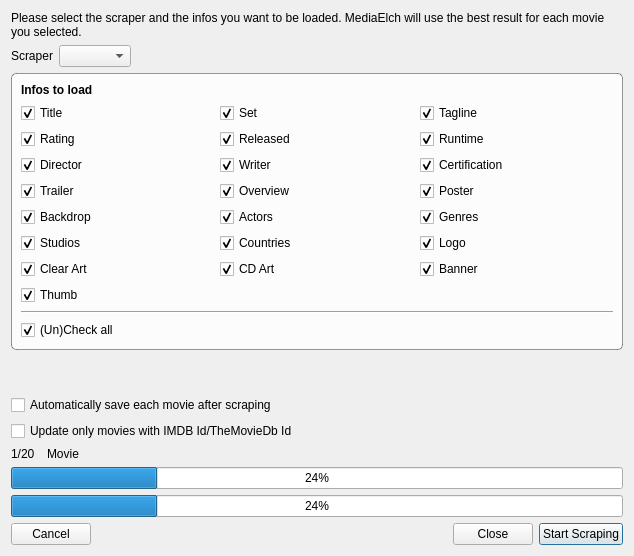
<?xml version="1.0" encoding="UTF-8"?>
<ui version="4.0">
 <class>MovieMultiScrapeDialog</class>
 <widget class="QDialog" name="MovieMultiScrapeDialog">
  <property name="windowModality">
   <enum>Qt::WindowModal</enum>
  </property>
  <property name="geometry">
   <rect>
    <x>0</x>
    <y>0</y>
    <width>634</width>
    <height>556</height>
   </rect>
  </property>
  <property name="minimumSize">
   <size>
    <width>600</width>
    <height>0</height>
   </size>
  </property>
  <property name="windowTitle">
   <string>Movie Multi Scrape</string>
  </property>
  <property name="windowIcon">
   <iconset resource="../MediaElch.qrc">
    <normaloff>:/img/MediaElch.png</normaloff>:/img/MediaElch.png</iconset>
  </property>
  <property name="modal">
   <bool>true</bool>
  </property>
  <layout class="QVBoxLayout" name="verticalLayout_2">
   <item>
    <widget class="QLabel" name="label">
     <property name="text">
      <string>Please select the scraper and the infos you want to be loaded. MediaElch will use the best result for each movie you selected.</string>
     </property>
     <property name="wordWrap">
      <bool>true</bool>
     </property>
    </widget>
   </item>
   <item>
    <layout class="QHBoxLayout" name="horizontalLayout_3">
     <item>
      <widget class="QLabel" name="label_3">
       <property name="text">
        <string>Scraper</string>
       </property>
      </widget>
     </item>
     <item>
      <widget class="QComboBox" name="comboScraper"/>
     </item>
     <item>
      <spacer name="horizontalSpacer_2">
       <property name="orientation">
        <enum>Qt::Horizontal</enum>
       </property>
       <property name="sizeHint" stdset="0">
        <size>
         <width>40</width>
         <height>20</height>
        </size>
       </property>
      </spacer>
     </item>
    </layout>
   </item>
   <item>
    <widget class="QGroupBox" name="groupBox">
     <property name="styleSheet">
      <string notr="true">QGroupBox {
	border: 1px solid rgba(0, 0, 0, 100);
	border-radius: 5px;
	background-color: rgba(255, 255, 255, 200);
}</string>
     </property>
     <property name="title">
      <string/>
     </property>
     <layout class="QVBoxLayout" name="verticalLayout_3">
      <item>
       <widget class="QLabel" name="label_2">
        <property name="font">
         <font>
          <weight>75</weight>
          <bold>true</bold>
         </font>
        </property>
        <property name="text">
         <string>Infos to load</string>
        </property>
       </widget>
      </item>
      <item>
       <layout class="QGridLayout" name="gridLayout_2">
        <item row="0" column="1">
         <widget class="MyCheckBox" name="chkSet">
          <property name="text">
           <string>Set</string>
          </property>
          <property name="checked">
           <bool>true</bool>
          </property>
         </widget>
        </item>
        <item row="0" column="0">
         <widget class="MyCheckBox" name="chkTitle">
          <property name="text">
           <string>Title</string>
          </property>
          <property name="checked">
           <bool>true</bool>
          </property>
         </widget>
        </item>
        <item row="6" column="2">
         <widget class="MyCheckBox" name="chkBanner">
          <property name="text">
           <string>Banner</string>
          </property>
          <property name="checked">
           <bool>true</bool>
          </property>
         </widget>
        </item>
        <item row="1" column="0">
         <widget class="MyCheckBox" name="chkRating">
          <property name="text">
           <string>Rating</string>
          </property>
          <property name="checked">
           <bool>true</bool>
          </property>
         </widget>
        </item>
        <item row="3" column="1">
         <widget class="MyCheckBox" name="chkOverview">
          <property name="text">
           <string>Overview</string>
          </property>
          <property name="checked">
           <bool>true</bool>
          </property>
         </widget>
        </item>
        <item row="3" column="2">
         <widget class="MyCheckBox" name="chkPoster">
          <property name="text">
           <string>Poster</string>
          </property>
          <property name="checked">
           <bool>true</bool>
          </property>
         </widget>
        </item>
        <item row="5" column="2">
         <widget class="MyCheckBox" name="chkLogo">
          <property name="text">
           <string>Logo</string>
          </property>
          <property name="checked">
           <bool>true</bool>
          </property>
         </widget>
        </item>
        <item row="5" column="1">
         <widget class="MyCheckBox" name="chkCountries">
          <property name="text">
           <string>Countries</string>
          </property>
          <property name="checked">
           <bool>true</bool>
          </property>
         </widget>
        </item>
        <item row="1" column="2">
         <widget class="MyCheckBox" name="chkRuntime">
          <property name="text">
           <string>Runtime</string>
          </property>
          <property name="checked">
           <bool>true</bool>
          </property>
         </widget>
        </item>
        <item row="4" column="1">
         <widget class="MyCheckBox" name="chkActors">
          <property name="text">
           <string>Actors</string>
          </property>
          <property name="checked">
           <bool>true</bool>
          </property>
         </widget>
        </item>
        <item row="2" column="2">
         <widget class="MyCheckBox" name="chkCertification">
          <property name="text">
           <string>Certification</string>
          </property>
          <property name="checked">
           <bool>true</bool>
          </property>
         </widget>
        </item>
        <item row="6" column="1">
         <widget class="MyCheckBox" name="chkCdArt">
          <property name="text">
           <string>CD Art</string>
          </property>
          <property name="checked">
           <bool>true</bool>
          </property>
         </widget>
        </item>
        <item row="3" column="0">
         <widget class="MyCheckBox" name="chkTrailer">
          <property name="text">
           <string>Trailer</string>
          </property>
          <property name="checked">
           <bool>true</bool>
          </property>
         </widget>
        </item>
        <item row="0" column="2">
         <widget class="MyCheckBox" name="chkTagline">
          <property name="text">
           <string>Tagline</string>
          </property>
          <property name="checked">
           <bool>true</bool>
          </property>
         </widget>
        </item>
        <item row="6" column="0">
         <widget class="MyCheckBox" name="chkClearArt">
          <property name="text">
           <string>Clear Art</string>
          </property>
          <property name="checked">
           <bool>true</bool>
          </property>
         </widget>
        </item>
        <item row="1" column="1">
         <widget class="MyCheckBox" name="chkReleased">
          <property name="text">
           <string>Released</string>
          </property>
          <property name="checked">
           <bool>true</bool>
          </property>
         </widget>
        </item>
        <item row="2" column="1">
         <widget class="MyCheckBox" name="chkWriter">
          <property name="text">
           <string>Writer</string>
          </property>
          <property name="checked">
           <bool>true</bool>
          </property>
         </widget>
        </item>
        <item row="2" column="0">
         <widget class="MyCheckBox" name="chkDirector">
          <property name="text">
           <string>Director</string>
          </property>
          <property name="checked">
           <bool>true</bool>
          </property>
         </widget>
        </item>
        <item row="5" column="0">
         <widget class="MyCheckBox" name="chkStudios">
          <property name="text">
           <string>Studios</string>
          </property>
          <property name="checked">
           <bool>true</bool>
          </property>
         </widget>
        </item>
        <item row="4" column="2">
         <widget class="MyCheckBox" name="chkGenres">
          <property name="text">
           <string>Genres</string>
          </property>
          <property name="checked">
           <bool>true</bool>
          </property>
         </widget>
        </item>
        <item row="4" column="0">
         <widget class="MyCheckBox" name="chkBackdrop">
          <property name="text">
           <string>Backdrop</string>
          </property>
          <property name="checked">
           <bool>true</bool>
          </property>
         </widget>
        </item>
        <item row="7" column="0">
         <widget class="MyCheckBox" name="chkThumb">
          <property name="text">
           <string>Thumb</string>
          </property>
          <property name="checked">
           <bool>true</bool>
          </property>
         </widget>
        </item>
       </layout>
      </item>
      <item>
       <widget class="Line" name="line">
        <property name="orientation">
         <enum>Qt::Horizontal</enum>
        </property>
       </widget>
      </item>
      <item>
       <widget class="QCheckBox" name="chkUnCheckAll">
        <property name="text">
         <string>(Un)Check all</string>
        </property>
        <property name="checked">
         <bool>true</bool>
        </property>
       </widget>
      </item>
     </layout>
    </widget>
   </item>
   <item>
    <spacer name="verticalSpacer">
     <property name="orientation">
      <enum>Qt::Vertical</enum>
     </property>
     <property name="sizeHint" stdset="0">
      <size>
       <width>20</width>
       <height>40</height>
      </size>
     </property>
    </spacer>
   </item>
   <item>
    <widget class="QCheckBox" name="chkAutoSave">
     <property name="text">
      <string>Automatically save each movie after scraping</string>
     </property>
    </widget>
   </item>
   <item>
    <widget class="QCheckBox" name="chkOnlyImdb">
     <property name="text">
      <string>Update only movies with IMDB Id/TheMovieDb Id</string>
     </property>
    </widget>
   </item>
   <item>
    <layout class="QHBoxLayout" name="horizontalLayout_2" stretch="0,1">
     <item>
      <widget class="QLabel" name="movieCounter">
       <property name="minimumSize">
        <size>
         <width>30</width>
         <height>0</height>
        </size>
       </property>
       <property name="text">
        <string>1/20</string>
       </property>
      </widget>
     </item>
     <item>
      <widget class="QLabel" name="movie">
       <property name="text">
        <string>Movie</string>
       </property>
      </widget>
     </item>
    </layout>
   </item>
   <item>
    <widget class="QProgressBar" name="progressMovie">
     <property name="value">
      <number>24</number>
     </property>
    </widget>
   </item>
   <item>
    <widget class="QProgressBar" name="progressAll">
     <property name="value">
      <number>24</number>
     </property>
    </widget>
   </item>
   <item>
    <layout class="QHBoxLayout" name="horizontalLayout">
     <item>
      <widget class="QPushButton" name="btnCancel">
       <property name="text">
        <string>Cancel</string>
       </property>
       <property name="autoDefault">
        <bool>false</bool>
       </property>
      </widget>
     </item>
     <item>
      <spacer name="horizontalSpacer">
       <property name="orientation">
        <enum>Qt::Horizontal</enum>
       </property>
       <property name="sizeHint" stdset="0">
        <size>
         <width>40</width>
         <height>20</height>
        </size>
       </property>
      </spacer>
     </item>
     <item>
      <widget class="QPushButton" name="btnClose">
       <property name="text">
        <string>Close</string>
       </property>
       <property name="autoDefault">
        <bool>true</bool>
       </property>
       <property name="default">
        <bool>true</bool>
       </property>
      </widget>
     </item>
     <item>
      <widget class="QPushButton" name="btnStartScraping">
       <property name="text">
        <string>Start Scraping</string>
       </property>
       <property name="default">
        <bool>true</bool>
       </property>
      </widget>
     </item>
    </layout>
   </item>
  </layout>
 </widget>
 <customwidgets>
  <customwidget>
   <class>MyCheckBox</class>
   <extends>QCheckBox</extends>
   <header location="global">smallWidgets/MyCheckBox.h</header>
  </customwidget>
 </customwidgets>
 <resources>
  <include location="../MediaElch.qrc"/>
 </resources>
 <connections>
  <connection>
   <sender>btnCancel</sender>
   <signal>clicked()</signal>
   <receiver>MovieMultiScrapeDialog</receiver>
   <slot>reject()</slot>
   <hints>
    <hint type="sourcelabel">
     <x>290</x>
     <y>289</y>
    </hint>
    <hint type="destinationlabel">
     <x>333</x>
     <y>209</y>
    </hint>
   </hints>
  </connection>
  <connection>
   <sender>btnClose</sender>
   <signal>clicked()</signal>
   <receiver>MovieMultiScrapeDialog</receiver>
   <slot>accept()</slot>
   <hints>
    <hint type="sourcelabel">
     <x>403</x>
     <y>289</y>
    </hint>
    <hint type="destinationlabel">
     <x>333</x>
     <y>209</y>
    </hint>
   </hints>
  </connection>
 </connections>
</ui>
